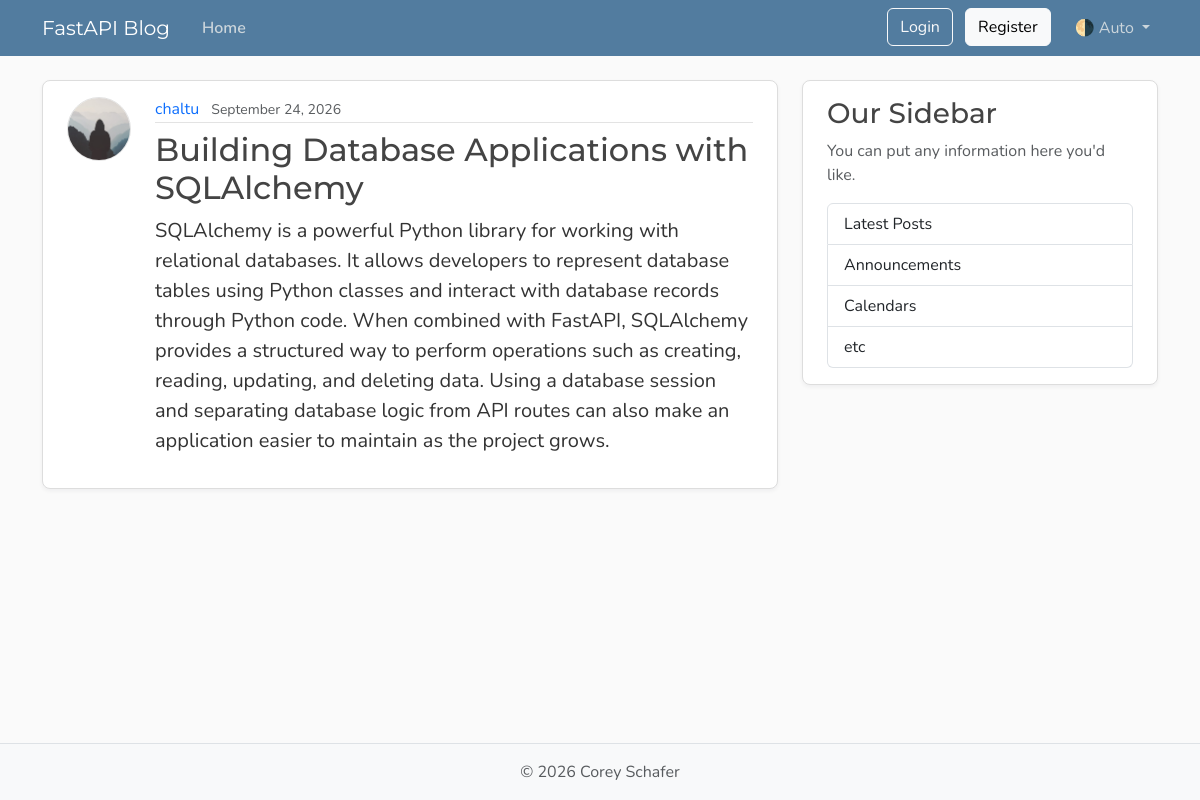
The app's page /posts/5 with its own data.
### models.py (models this page shows, shortened)
class User(Base):
    __tablename__ = "users"
    id: Mapped[int] = mapped_column(Integer, primary_key=True, index=True)
    username: Mapped[str] = mapped_column(String(50), unique=True, nullable=False)
    email: Mapped[str] = mapped_column(String(120), unique=True, nullable=False)
    password_hash: Mapped[str] = mapped_column(String(200), nullable=False)
    image_file: Mapped[str | None] = mapped_column(
        String(200),
        nullable=True,
        default=None,
    )
    posts: Mapped[list[Post]] = relationship(
        back_populates="author",
        cascade="all, delete-orphan",
    )

class Post(Base):
    __tablename__ = "posts"
    id: Mapped[int] = mapped_column(Integer, primary_key=True, index=True)
    title: Mapped[str] = mapped_column(String(100), nullable=False)
    content: Mapped[str] = mapped_column(Text, nullable=False)
    user_id: Mapped[int] = mapped_column(
        ForeignKey("users.id"),
        nullable=False,
        index=True,
    )
    date_posted: Mapped[datetime] = mapped_column(
        DateTime(timezone=True),
        default=lambda: datetime.now(UTC),
    )
    author: Mapped[User] = relationship(back_populates="posts")

### main.py (the view)
@app.get("/posts/{post_id}", include_in_schema=False)
async def post_page(
    request: Request,
    post_id: int,
    db: Annotated[AsyncSession, Depends(get_db)],
):
    result = await db.execute(
        select(models.Post)
        .options(selectinload(models.Post.author))
        .where(models.Post.id == post_id),
    )
    post = result.scalars().first()
    if post:
        title = post.title[:50]
        return templates.TemplateResponse(
            request,
            "post.html",
            {"post": post, "title": title},
        )
    raise HTTPException(status_code=status.HTTP_404_NOT_FOUND, detail="Post not found")

### templates/post.html (shortened to what this page needs)
{% extends "layout.html" %}
{% block content %}
    <article class="content-section py-3 px-4 mb-4">
        <div class="d-flex align-items-start gap-4">
            <img class="rounded-circle article-img flex-shrink-0"
                 src="{{ post.author.image_path }}"
                 alt="{{ post.author.username }}'s profile picture"
                 width="64"
                 height="64"
                 loading="lazy">
            <div class="flex-grow-1">
                <div class="article-metadata mb-2">
                    <a class="me-2"
                       href="{{ url_for('user_posts', user_id=post.author.id) }}">{{ post.author.username }}</a>
                    <small class="text-body-secondary">{{ post.date_posted.strftime("%B %d, %Y") }}</small>
                </div>
                <h2 class="article-title">{{ post.title }}</h2>
                <p class="article-content">{{ post.content }}</p>
            </div>
        </div>
    </article>
{% endblock content %}

### static/css/main.css (style rules this page uses)
:root { --font-heading: "Montserrat", system-ui, -apple-system, BlinkMacSystemFont, sans-serif; --font-body: "Nunito", system-ui, -apple-system, BlinkMacSystemFont, sans-serif; --color-bg-body: #fafafa; --color-bg-content: #ffffff; --color-text-primary: #333333; --color-text-heading: #444444; --color-steel: #527c9f; --color-nav-link: #cbd5db; --color-nav-link-hover: #ffffff; --color-link-hover: #428bca; --color-border: #dddddd; --color-border-light: #e3e3e3; --spacing-xl: 5rem; --article-img-size: 4rem; --account-img-size: 7.813rem; }
body { font-family: var(--font-body); background: var(--color-bg-body); color: var(--color-text-primary); }
h1, h2, h3, h4, h5, h6 { font-family: var(--font-heading); color: var(--color-text-heading); }
a { text-decoration: none; }
.content-section { background: var(--color-bg-content); border: 1px solid var(--color-border); border-radius: 0.5rem; box-shadow: 0 2px 4px rgba(15, 23, 42, 0.05); transition: box-shadow 0.15s ease, transform 0.15s ease, border-color 0.15s ease; }
.article-title { color: var(--color-text-heading); transition: color 0.2s ease-in-out; }
.article-content { white-space: pre-line; font-size: 1.25rem; }
.article-img { height: var(--article-img-size); width: var(--article-img-size); flex-shrink: 0; object-fit: cover; border: 1px solid var(--color-border-light); box-shadow: 0 0 0 2px var(--color-bg-content); }
.article-metadata { padding-bottom: 0.063rem; border-bottom: 1px solid var(--color-border-light); }
.article-metadata a { transition: color 0.2s ease-in-out; }

### records on screen
User: author.username "chaltu"
Post: date_posted "September 24, 2026", title "Building Database Applications with SQLAlchemy", content "SQLAlchemy is a powerful Python library for working with relational databases. It allows developers to represent database tables using Python classes and interact with database records through Python code. When combined with FastAPI, SQLAlchemy provides a structured way to perform operations such as creating, reading, updating, and deleting data. Using a database session and separating database logic from API routes can also make an application easier to maintain as the project grows."
